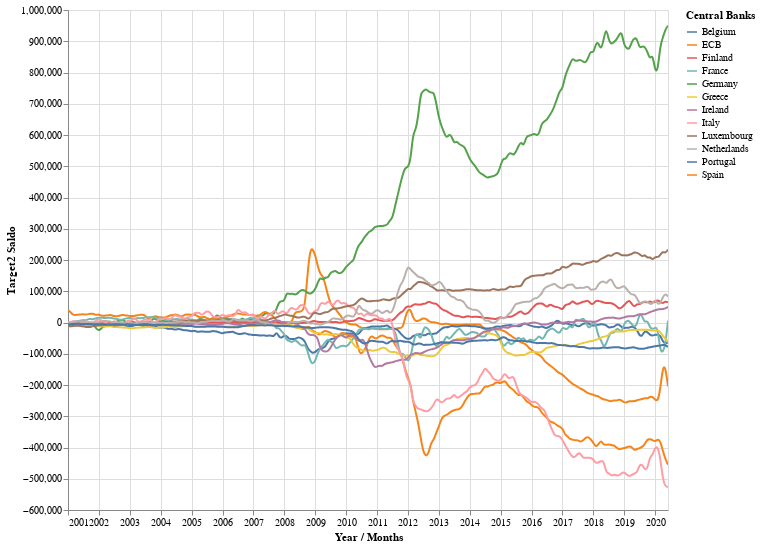

Here is the notebook cell this chart was saved with:
### Markdown cell above
### Check single banks
Just click on the bank within the legend.

### Code cell
# hide-input
ecb.plot_altair_legend_selectable(df_average, 'Year / Months', 'Target2 Saldo', 'Central Banks')

### Figure 1 — Vega-Lite specification as saved in the notebook (floating-point values rounded to 4 significant figures; data arrays with more than 128 entries replaced by an {"elided": "..."} marker saying what was removed)
{"config": {"view": {"continuousWidth": 400, "continuousHeight": 300}}, "data": {"name": "data-9df765dc50eb27a2db3855fcf25d00fd"}, "mark": {"type": "line", "interpolate": "basis"}, "encoding": {"color": {"type": "nominal", "field": "Central Banks"}, "opacity": {"condition": {"value": 1, "selection": "selector005"}, "value": 0.2}, "tooltip": [{"type": "quantitative", "field": "Target2 Saldo"}, {"type": "nominal", "field": "Central Banks"}], "x": {"type": "temporal", "field": "Year / Months"}, "y": {"type": "quantitative", "field": "Target2 Saldo"}}, "height": 500, "selection": {"selector005": {"type": "multi", "fields": ["Central Banks"], "bind": "legend"}, "selector006": {"type": "interval", "bind": "scales", "encodings": ["x", "y"]}}, "width": 600, "$schema": "https://vega.github.io/schema/vega-lite/v4.8.1.json", "datasets": {"data-9df765dc50eb27a2db3855fcf25d00fd": {"elided": "2808 records"}}}
